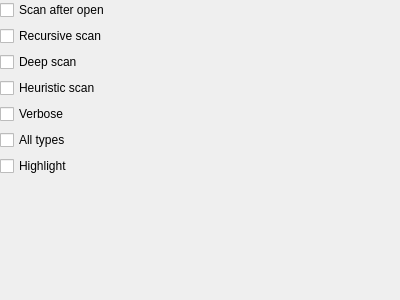
<?xml version="1.0" encoding="UTF-8"?>
<ui version="4.0">
 <class>NFDOptionsWidget</class>
 <widget class="QWidget" name="NFDOptionsWidget">
  <property name="geometry">
   <rect>
    <x>0</x>
    <y>0</y>
    <width>400</width>
    <height>300</height>
   </rect>
  </property>
  <property name="windowTitle">
   <string notr="true"/>
  </property>
  <layout class="QVBoxLayout" name="verticalLayout">
   <property name="leftMargin">
    <number>0</number>
   </property>
   <property name="topMargin">
    <number>0</number>
   </property>
   <property name="rightMargin">
    <number>0</number>
   </property>
   <property name="bottomMargin">
    <number>0</number>
   </property>
   <item>
    <widget class="QScrollArea" name="scrollAreaStaticScan">
     <property name="frameShape">
      <enum>QFrame::NoFrame</enum>
     </property>
     <property name="frameShadow">
      <enum>QFrame::Plain</enum>
     </property>
     <property name="widgetResizable">
      <bool>true</bool>
     </property>
     <widget class="QWidget" name="scrollAreaWidgetStaticScan">
      <property name="geometry">
       <rect>
        <x>0</x>
        <y>0</y>
        <width>400</width>
        <height>300</height>
       </rect>
      </property>
      <layout class="QVBoxLayout" name="verticalLayout_2">
       <property name="leftMargin">
        <number>0</number>
       </property>
       <property name="topMargin">
        <number>0</number>
       </property>
       <property name="rightMargin">
        <number>0</number>
       </property>
       <property name="bottomMargin">
        <number>0</number>
       </property>
       <item>
        <widget class="QCheckBox" name="checkBoxScanAfterOpen">
         <property name="text">
          <string>Scan after open</string>
         </property>
        </widget>
       </item>
       <item>
        <widget class="QCheckBox" name="checkBoxRecursiveScan">
         <property name="text">
          <string>Recursive scan</string>
         </property>
        </widget>
       </item>
       <item>
        <widget class="QCheckBox" name="checkBoxDeepScan">
         <property name="text">
          <string>Deep scan</string>
         </property>
        </widget>
       </item>
       <item>
        <widget class="QCheckBox" name="checkBoxHeuristicScan">
         <property name="text">
          <string>Heuristic scan</string>
         </property>
        </widget>
       </item>
       <item>
        <widget class="QCheckBox" name="checkBoxVerbose">
         <property name="text">
          <string>Verbose</string>
         </property>
        </widget>
       </item>
       <item>
        <widget class="QCheckBox" name="checkBoxAllTypesScan">
         <property name="text">
          <string>All types</string>
         </property>
        </widget>
       </item>
       <item>
        <widget class="QCheckBox" name="checkBoxHighlight">
         <property name="text">
          <string>Highlight</string>
         </property>
        </widget>
       </item>
       <item>
        <spacer name="verticalSpacer">
         <property name="orientation">
          <enum>Qt::Vertical</enum>
         </property>
         <property name="sizeHint" stdset="0">
          <size>
           <width>20</width>
           <height>149</height>
          </size>
         </property>
        </spacer>
       </item>
      </layout>
     </widget>
    </widget>
   </item>
  </layout>
 </widget>
 <resources/>
 <connections/>
</ui>
